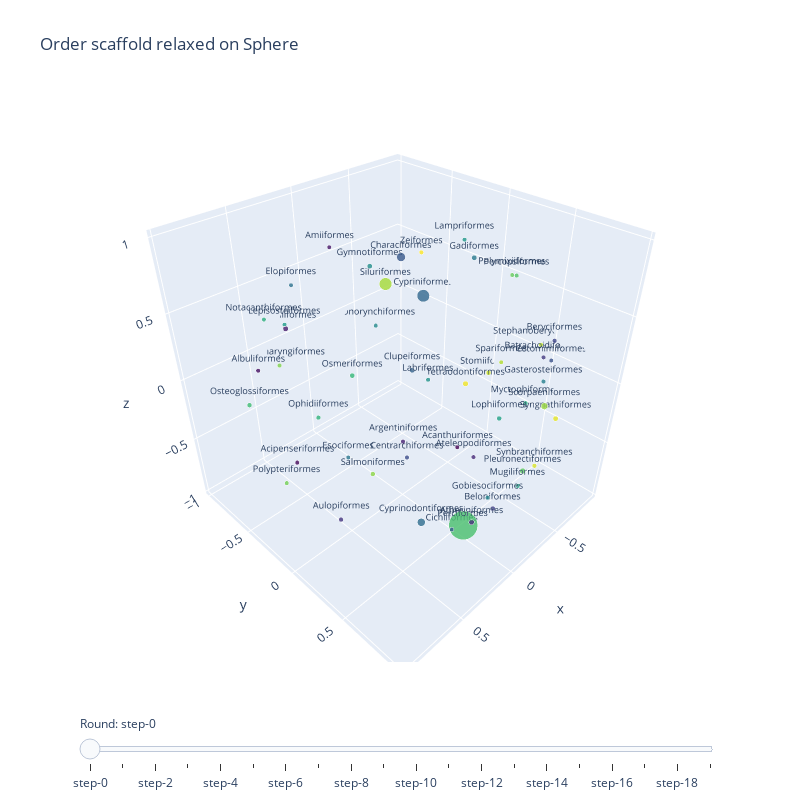

Source (notebook cell):
### Code cell
# Use a slider to visualize the relaxation process.
fig = go.Figure()
rounds_to_plot = [5, 10, 15, 20, 25, 30, 35, 40, 45, 50, 55, 60, 65, 70, 75, 80, 85, 90, 95, 100]

# Precompute normalized marker sizes based on species count (consistent across all rounds).
# Scale counts to a pixel size range of 3–20.
_counts = random_taxa_mds_df['order'].map(order_counts)
_min, _max = _counts.min(), _counts.max()
marker_sizes = ((_counts - _min) / (_max - _min) * 17 + 3).values  # shape: (n_orders,)

# Add traces, one for each slider step
for step in range(len(rounds_to_plot)):
    filename = relaxed_order_scaffold_dir
    filename += f"/order-scaffold-relaxed_round{rounds_to_plot[step]}.csv"

    # reading data for that round
    tmp = pd.read_csv( filename )

    fig.add_trace(
        go.Scatter3d(
            x=tmp['x'],
            y=tmp['y'],
            z=tmp['z'],
            mode='markers+text',
            marker=dict(size=marker_sizes, color=tmp['order'].astype('category').cat.codes, colorscale='Viridis', opacity=0.8),
            text=tmp['order'],
            textposition='top center',
            textfont=dict(size=9),
            hovertext=tmp.order,
            name=f'Round {rounds_to_plot[step]}',
            visible=(step == 0)  # Only the first trace is visible initially
        )
    )
# Create slider steps
steps = []
for i in range(len(rounds_to_plot)):
    step = dict(
        method="update",
        args=[{"visible": [False] * len(rounds_to_plot)},
              {"title": f"Order scaffold relaxed - Round {rounds_to_plot[i]}"}],  # layout attribute
    )
    step["args"][0]["visible"][i] = True  # Toggle i'th trace to "visible"
    steps.append(step)
sliders = [dict(
    active=0,
    currentvalue={"prefix": "Round: "},
    pad={"t": 50},
    steps=steps
)]
fig.update_layout(
    sliders=sliders,
    width=800,
    height=800,
    title="Order scaffold relaxed on Sphere"
)
fig.show()
